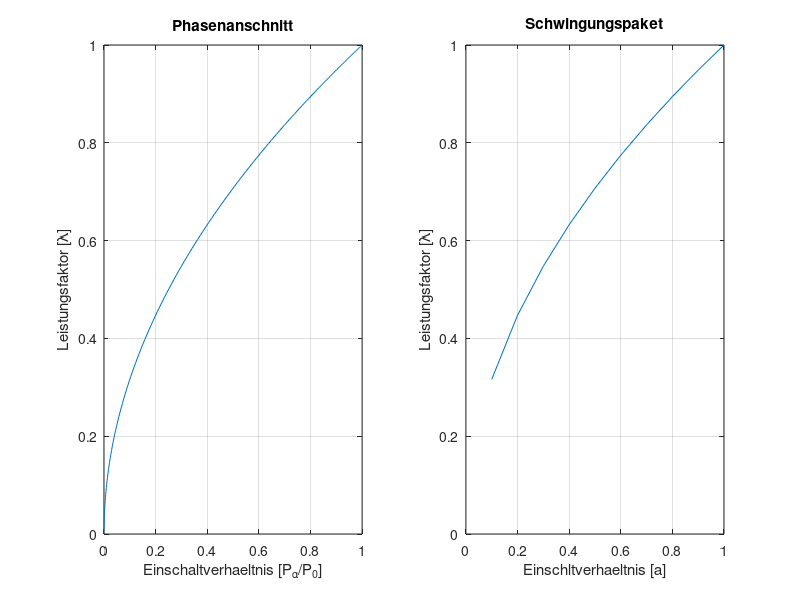

Here is the MATLAB script that generated this plot:
clc, clear all
%Leistungsfaktor
%Phasenanschnitt
clc, clear all, close all hidden
alpha= linspace(0, 180, 180); 
alpha1= deg2rad(alpha);
ProzentAlpha= alpha1/(pi)*100;

lambda_prov= sqrt(1-alpha1/pi+1/(2*pi)*sin(2*alpha1));
%lambda_p= real(lambda_prov);
VP = 1-alpha1/pi+1/(2*pi)*sin(2*alpha1);
hold on
subplot(1,2,1)
plot(VP,lambda_prov)
%plot(lambda_p)
axis([0 1 0 1])
grid on
%ax1= gca;
%ax1_pos=ax1.Position;
%ax2= axes('Position', ax1_pos, 'XAxisLocation', 'top', 'Color', 'none')
title('Phasenanschnitt')
xlabel('Einschaltverhaeltnis [P_{\alpha}/P_{0}]')
ylabel('Leistungsfaktor [\lambda]')

% Schwingungspaketsteuerung
a= linspace(0.1, 1, 10 );

lambda_s= sqrt(a);
subplot(1,2,2)
plot(a,lambda_s)
grid on
axis([0 1 0 1])
title('Schwingungspaket')
xlabel('Einschltverhaeltnis [a]')
ylabel('Leistungsfaktor [\lambda]')

%Differenz ausprobieren
%x= fsolve(lambda_s lambda_p)